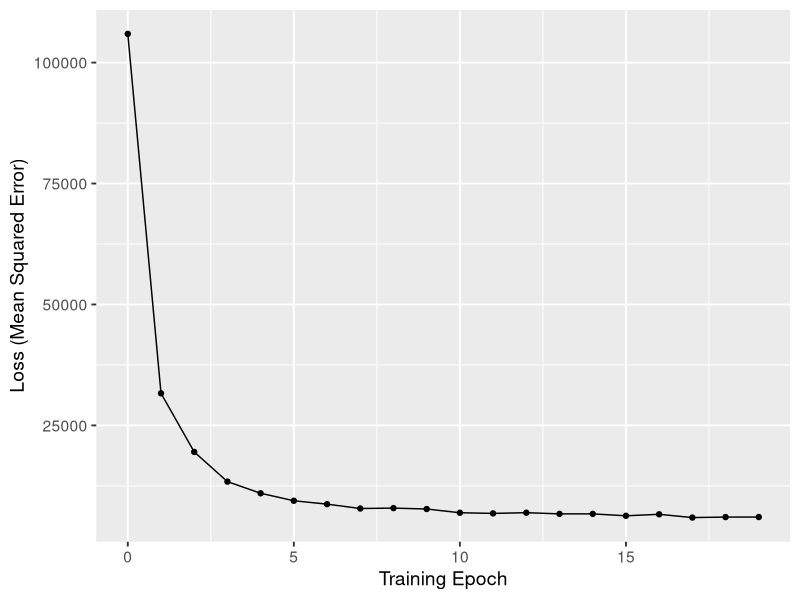
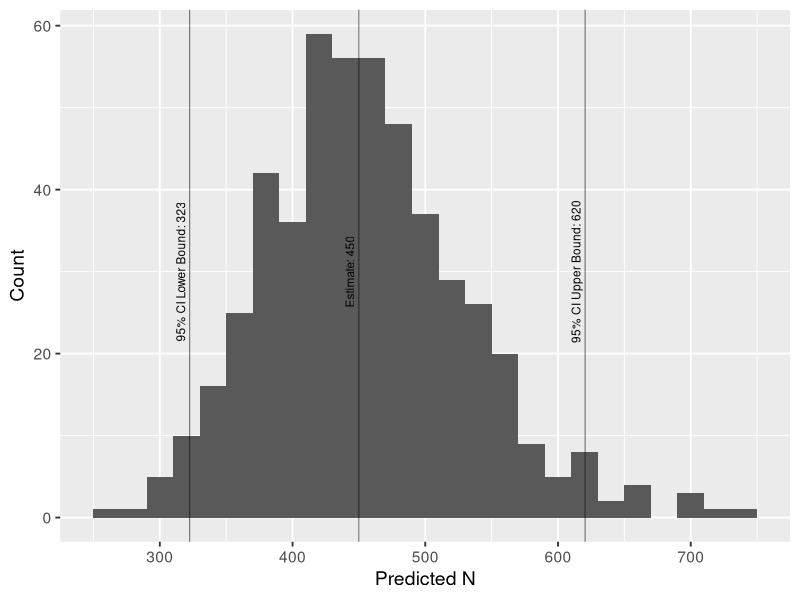
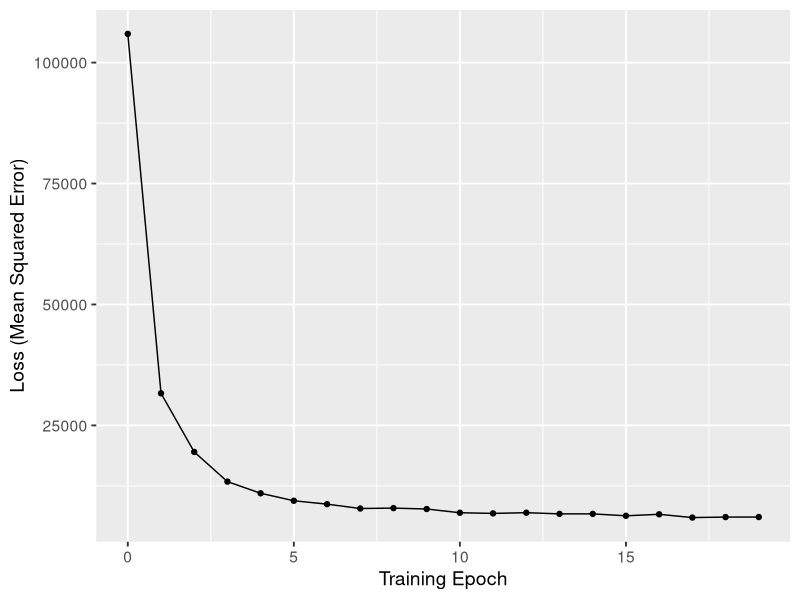
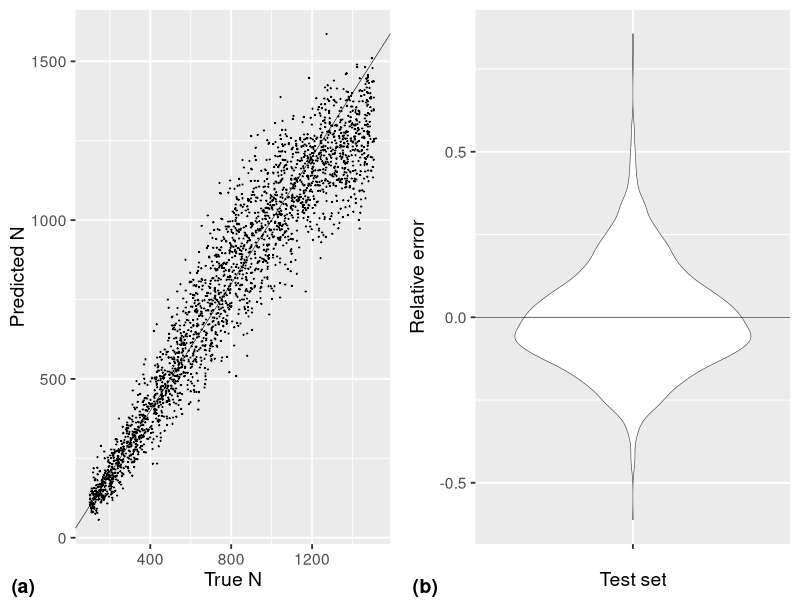
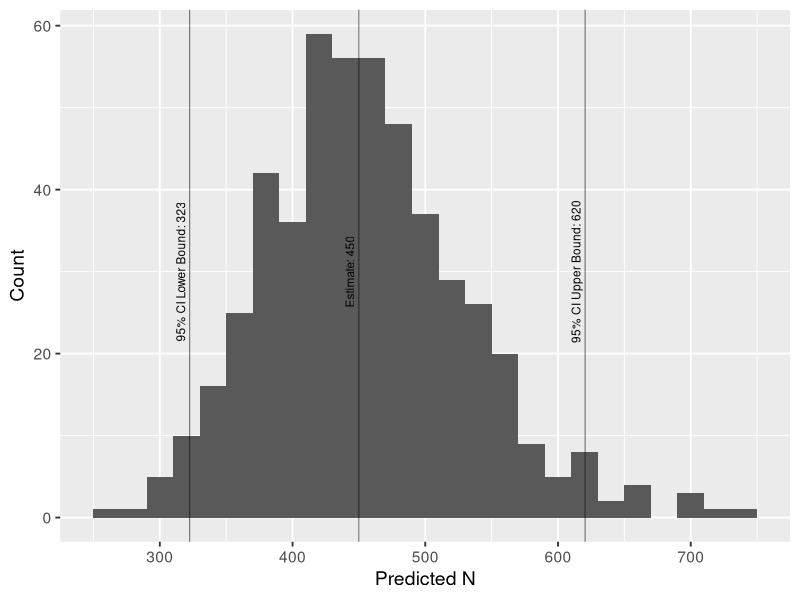

Write the R code that produced these figures, in order.
library(tidyverse)
library(cowplot)
theme_set(theme_gray(base_size = 14))

## Training history
hist <- read.csv("network_output/training_hist.csv")
hist <- hist %>% rename(Epoch = train_x, Loss = train_loss)

ggplot(hist, aes(x = Epoch, y = Loss)) +
  geom_point() +
  geom_line() +
  scale_color_viridis_d() +
  xlab("Training Epoch") +
  ylab("Loss (Mean Squared Error)")
ggsave("network_output/training_hist.png")

## Performance on held out test set of simulations ##
test_set <- read.csv("network_output/test_res.csv")
test_set <- mutate(test_set, error = pred - N,
                  rel_error = error/N)

tvsp <- ggplot(test_set, aes(x = N, y = pred)) +
  geom_point(size = 0.5, stroke = 0.2) +
  xlab("True N") +
  ylab("Predicted N") +
  geom_abline(slope = 1, linewidth = 0.2)

violin <- ggplot(test_set, aes(x = "", y = rel_error)) +
  geom_violin(linewidth = 0.2) +
  geom_hline(yintercept = 0, linewidth = 0.2) +
  ylab("Relative error") +
  xlab("Test set")

g <- plot_grid(tvsp, violin, align = "hv", ncol = 2,
               labels = c("(a)", "(b)"),
               label_x = 0, label_y = 0,
               hjust = -0.5, vjust = -0.5)
ggsave("../paper_figures/figure6.pdf", g, width = 6, height = 3)


# Mean relative absolute error
(elephant_mrae <- mean(abs(test_set$rel_error)))

## Parametric bootstrapping
bootstrap <- read.csv("network_output/bootstrap_reps.csv")
# Point estimate
estimate <- unique(bootstrap$estimate)[1]
# 95% Confidence interval
ci = quantile(bootstrap$pred, probs = c(0.025, 0.975))
lower = ci[1]
upper = ci[2]
labels = c(paste("95% CI Lower Bound:", round(lower, 0)),
           paste("95% CI Upper Bound:", round(upper, 0)),
           paste("Estimate:", round(estimate, 0)))

ggplot(bootstrap, aes(x = pred)) +
  geom_histogram(binwidth = 20) +
  geom_vline(xintercept = estimate, linewidth = 0.2) +
  geom_vline(xintercept = lower, linewidth = 0.2) +
  geom_vline(xintercept = upper, linewidth = 0.2) +
  xlab("Predicted N") +
  ylab("Count") +
  annotate(geom = "text",
          label = labels,
          x = c(lower, upper, estimate),
          y = 30,
          angle = 90,
          vjust = -0.5,
          size = 3)
ggsave("../paper_figures/figure7.pdf", width = 4, height = 4)
